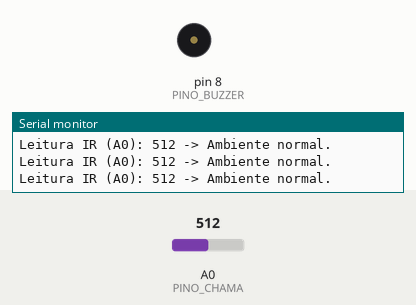
This sketch was run on a simulated Arduino Uno, built with avr-gcc and run on an emulated ATmega328P. Shown: buzzer (waves = sounding, pin HIGH), the last lines printed to the serial monitor. The test bench sets the inputs (shaded band); at power-on: A0 (PINO_CHAMA) = 512.

Above: at 1.2 s.
1.3 s: A0 (PINO_CHAMA) set to 484
At 1.59 s:
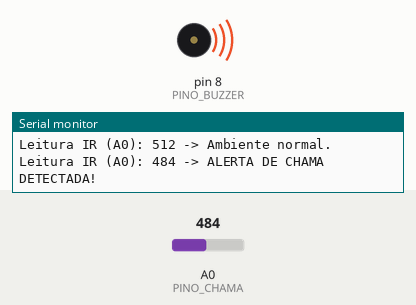
4.3 s: A0 (PINO_CHAMA) set to 510
At 5.2 s:
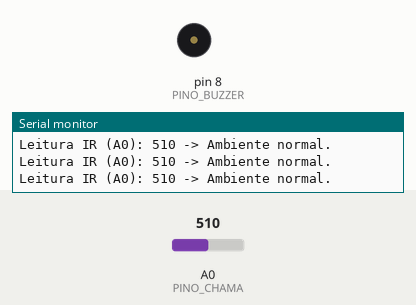
5.9 s: A0 (PINO_CHAMA) set to 490
At 6.1 s:
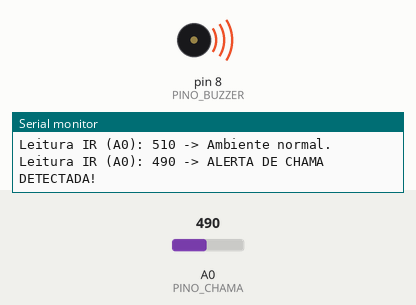
8.9 s: A0 (PINO_CHAMA) set to 511
At 10.2 s:
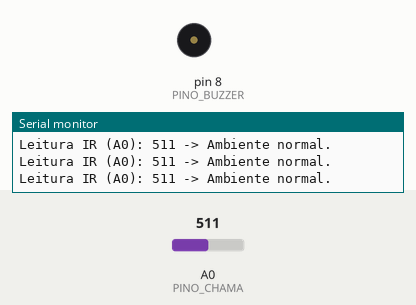
Timing chart, 0 to 11.4 s (numbered marks = the images above; inputs shaded):
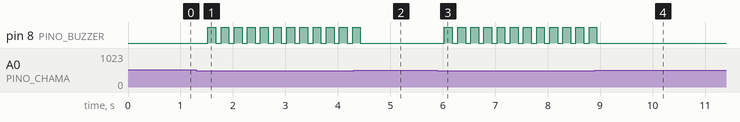

The sketch:

p26_detector_de_chama.ino
```cpp
/*
 * Projeto 26: Detector de Chama
 * O que faz: Monitora a radiação infravermelha no sensor de chama em A0 e dispara o buzzer ativo em D8.
 * Ligações: A0 (Pino AO do sensor de chama), D8 (Buzzer Ativo)
 * Bibliotecas: Nenhuma biblioteca extra
 * Material: 80 Projetos Arduino
 */

const byte PINO_CHAMA = A0;  // Saída analógica AO do sensor de chama
const byte PINO_BUZZER = 8;  // Buzzer ativo 5V

const int LIMIAR_CHAMA = 500; // AJUSTE AQUI: leituras menores que este valor disparam o alarme

void setup() {
  Serial.begin(9600);
  pinMode(PINO_BUZZER, OUTPUT);
  digitalWrite(PINO_BUZZER, LOW);
  Serial.println(F("Sistema pronto! Detector de Chama ativo."));
}

void loop() {
  int leitura = analogRead(PINO_CHAMA);

  Serial.print(F("Leitura IR (A0): "));
  Serial.print(leitura);

  if (leitura < LIMIAR_CHAMA) {
    Serial.println(F(" -> ALERTA DE CHAMA DETECTADA!"));
    digitalWrite(PINO_BUZZER, HIGH);
    delay(150);
    digitalWrite(PINO_BUZZER, LOW);
    delay(100);
  } else {
    Serial.println(F(" -> Ambiente normal."));
    digitalWrite(PINO_BUZZER, LOW);
    delay(300);
  }
}
```

Measured:
- the behaviour switches between 500 and 499 on A0 (PINO_CHAMA) (found by bisection; images 0 and 1)
- after the input at 1.3 s, pin 8 (PINO_BUZZER): alternates HIGH for 0.15 s and LOW for 0.10 s, starting after 0.22 s
- after the input at 4.3 s, pin 8 (PINO_BUZZER): goes on until 4.4 s, then stays LOW
- after the input at 5.9 s, pin 8 (PINO_BUZZER): alternates HIGH for 0.15 s and LOW for 0.10 s, starting after 0.13 s
- after the input at 8.9 s, pin 8 (PINO_BUZZER): goes on until 8.9 s, then stays LOW
